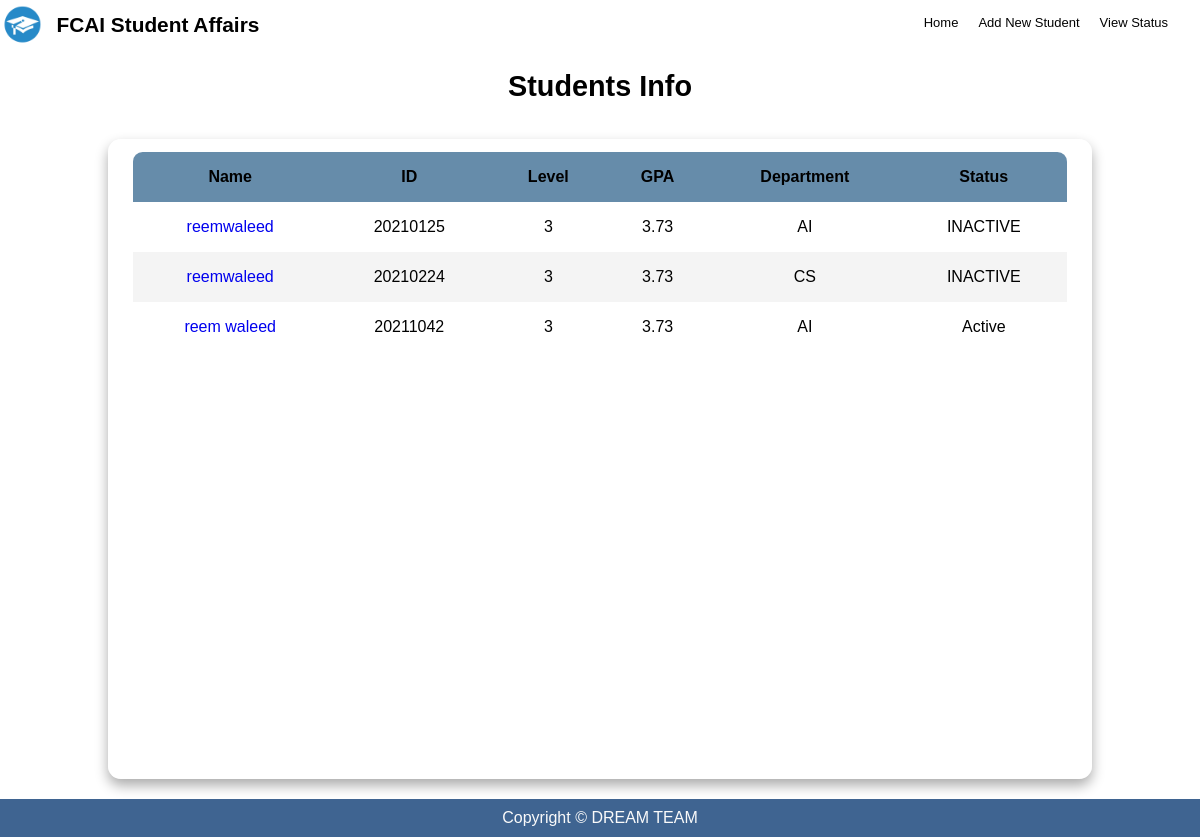
/students/, run on an earlier commit of the app's database.
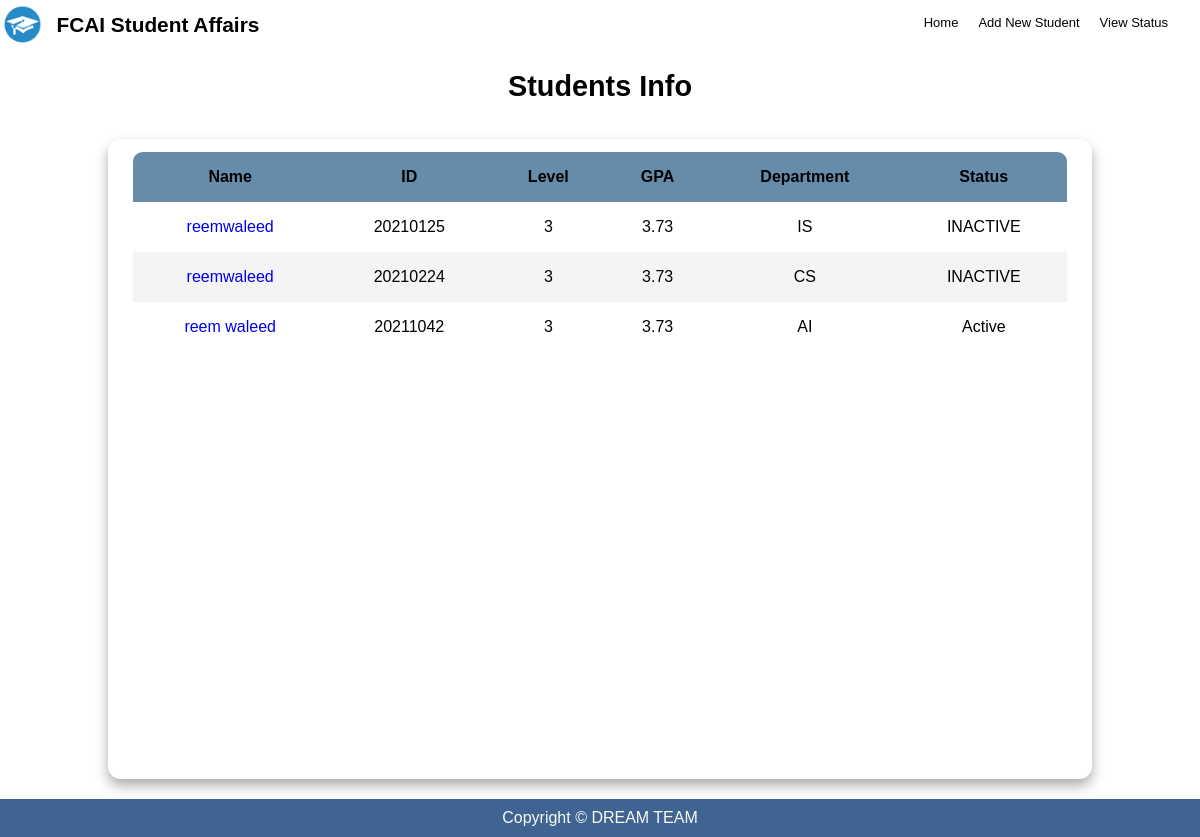
And on a later commit of the database.
### students/models.py (models this page shows, shortened)
class Student(models.Model):
    name = models.CharField(max_length=50)
    status = models.CharField(max_length=25, choices=Status)
    birthDate = models.DateField()
    gpa = models.FloatField()
    phoneNumber = models.CharField(max_length=11)
    email = models.EmailField()
    gender = models.CharField(max_length=6, choices=Gender)
    level = models.CharField(max_length=1)
    department = models.CharField(max_length=25, choices=Departments)

### students/views.py (the view)
# urls.py: path('students/', views.studentData, name='studentData'),
def studentData(request):
    allStudents = Student.objects.all()  # Get all students from the database
    context = {'allStudents': allStudents}
    return render(request, 'studentData.html', context)

### students/templates/studentData.html
{% extends 'base.html' %} {% block body %}
<br /><br /><br />
<section class="table__header">
  <h1 class="statusTitle">Students Info</h1>
</section>
<div class="allStatusTable">
  <main class="table" id="saifTable">
    <section class="table__body">
      <table>
        <thead>
          <tr>
            <th>Name</th>
            <th>ID</th>
            <th>Level</th>
            <th>GPA</th>
            <th>Department</th>
            <th>Status</th>
          </tr>
        </thead>
        <tbody>
          {% for student in allStudents %}
          <div id="studentContainer">
            <tr>
              <td>
                <a
                  style="text-decoration: none"
                  href="{% url 'students:studentInfo' student.id %}"
                  >{{student.name}}
                </a>
              </td>
              <td>{{student.id}}</td>
              <td>{{student.level}}</td>
              <td>{{student.gpa}}</td>
              <td>{{student.department}}</td>
              <td>{{student.status}}</td>
            </tr>
          </div>
          {% endfor %}
        </tbody>
      </table>
    </section>
  </main>
</div>
{% endblock body %}

What changed in the data, as far as the page shows it:
changed Student id 20210125: department "AI" → "IS"
